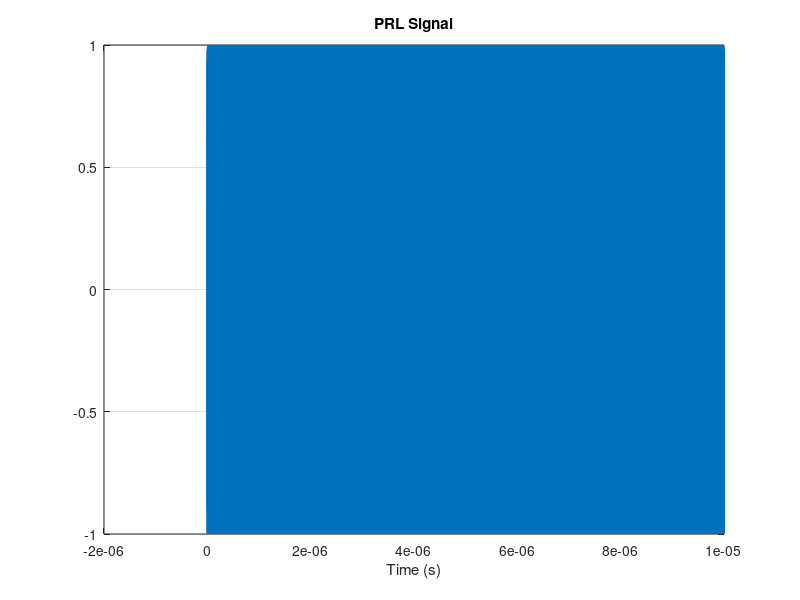
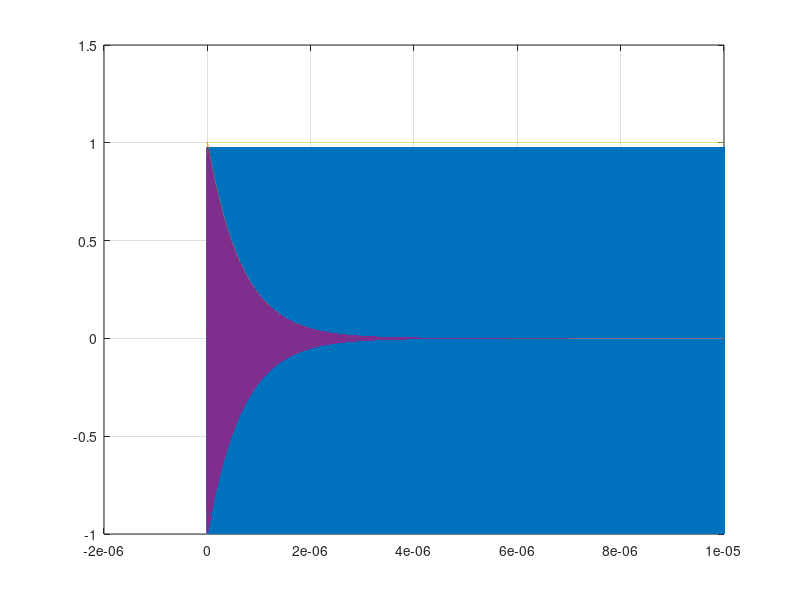

Recreate these plots in MATLAB, in order. (Note: this script raises an error after producing the figures.)
close all;
%clear all; clc;

fc = 2851.3e6;    % Cavity resonate freq
f_prl = 2856e6;   % PRL freq
wc = 2*pi*fc;
q  = 6000;        % Cavity Q
bw = fc/q;        % Cavity BW
fadc = 357e6;     % ADC sample clock
fs = fc*5.5
% fs is picked to be 34x the ADC clk because a high freq is needed
% for the resolution of the RF signals, but also needs to be an integer
% multiple of the ADC clk speed in order to downsample into a simulated
% sampled IF signal for the algorithm 
Ts = 1/fs;
Tadc = 1/fadc;
flo = 2771e6;     % LO freq
t_start = -1e-9;    % x axis start time
t_stop  = 10e-6;     % x axis stop time
t_delay = 0.5e-6;   % Delaying the start of the pulse
t_delay = 0;   % Delaying the start of the pulse
t  = (t_start):(Ts):(t_stop);          % x axis
adc_t = (t_start):(1/fadc):(t_stop);   % ADC CLK x axis

jitter_amt = 100e-12;
jitter_t = (t_start+jitter_amt):(1/fadc):(t_stop+jitter_amt);

% Simulating the phase cavity as a 2nd order bpf
tfcav = tf([wc/q, 0], [1, wc/q, (wc^2)]);
cav_out = impulse(tfcav, t);  % Simulating the cavity ring output
cav_out = cav_out./(max(cav_out));

% Phase reference line signal
PRL_rf  = cos((2*pi*f_prl*(t)) + (0));    % PRL RF

figure();
plot(t, PRL_rf); grid on
title(['PRL Signal']);
xlabel('Time (s)');

% Math representation of the cavity ring output 
tau = 1/(2*pi*bw/2);            % Time constant
rf = cos(2*pi*fc*(t-t_delay));  % 2851MHz ring
y = exp(-(t-t_delay)/tau);      % Cavity exp decay
Ustep = (t >= t_delay);         % Unity step
cav_ring = rf .* Ustep .* y;    % Creating the cavity ring

figure()
plot(t, cav_ring); grid on
plot(t, rf); hold on
plot(t, y);
plot(t, Ustep); 
plot(t, cav_ring); hold off; grid on 

% Math representation of the IF cavity ring output 
f_if = 80.278e6;
tau_if = 1/(2*pi*bw/2);
IF = cos(2*pi*f_if*(t-t_delay));   % 80.278MHz ring
y_if = exp(-(t-t_delay)/tau_if);   % Cavity exp decay
Ustep = (t >= t_delay);            % Delaying the start
cav_ring_if = IF .* Ustep .* y_if;

% LO signal
LO = sin(2*pi*flo*t);

% External BPF
lp_f = 2.841e9;
hp_f = 2.861e9;
lp_w = 2*pi*lp_f;
hp_w = 2*pi*hp_f;
ext_bpf_bw = [lp_w hp_w];
% [ext_bpf_Num, ext_bpf_Den] = butter(3, lp_w, 'low','s');
[ext_bpf_Num, ext_bpf_Den] = butter(6, ext_bpf_bw, 'bandpass','s');
ext_bpf = tf(ext_bpf_Num, ext_bpf_Den);
opt = c2dOptions('Method','matched','FractDelayApproxOrder', 3);
ext_bpfz = c2d(ext_bpf, (Ts), opt);
figure()
P = bodeoptions('cstprefs');
P.Xlim = [2.7, 3.0];
P.FreqUnits = 'GHz';
P.Title.String = 'Ext RF filter';
P.Grid = 'on';
bodeplot(ext_bpf, ext_bpfz, 'x',P);



% figure()
% Q = bodeoptions('cstprefs');
% Q.Xlim = [2.0, 6.0];
% Q.FreqUnits = 'GHz';
% Q.Title.String = 'Ext RF filter';
% Q.Grid = 'on';
% bodeplot(ext_bpfz, 'x',Q);

% ext_bpf_out = filter(ext_bpfz.Num{1}, ext_bpfz.Den{1}, cav_ring);
% ext_bpf_norm = ext_bpf_out/(max(ext_bpf_out));

% figure()
% plot(t, ext_bpf_norm); grid on
% % xlim([t_delay, t_delay+(0.2e-7)]);
% xlabel('Time (s)')
% return

% figure()
% plot(t, cav_ring, 'x'); grid on; hold on;
% plot(t, ext_bpf_norm, 'rx'); hold off;
% % title('Simulated cavity output')
% xlabel('Time (s)')

% ATCA RF input filters
% Simulating a minicircuit LPF, assuming it is 2nd order
lp_f = 3.0e9;
lp_w = 2*pi*lp_f;
lp_zeta = 0.707;
lp_num  = [0, lp_w^2];
lp_den  = [1, (2*lp_zeta*lp_w), lp_w^2];
atca_lp = tf(lp_num, lp_den);
% atca_lpz= c2d(atca_lp, Ts);

% Simulating a minicircuit HPF, assuming it is 2nd order
hp_f = 2.5e9;
hp_w = 2*pi*hp_f;
hp_zeta = lp_zeta;
hp_num  = [1, 0 ,0];
hp_den  = [1, (2*hp_zeta*hp_w), hp_w^2];
atca_hp = tf(hp_num, hp_den);
% atca_hpz= c2d(atca_hp, Ts);

% Combine the LPF and HPF into the BPF TF
atca_bp = atca_lp * atca_hp;
atca_bpz= c2d(atca_bp, Ts);

% ATCA RF bandpass filter generated using matlab filter generator
RF_bpf_f1 = 2.5e9;   % Filter low freq -3dB
RF_bpf_f2 = 3.0e9;   % Filter high freq -3dB
RF_bpf_bw = [RF_bpf_f1*2*pi RF_bpf_f2*2*pi];
[RF_bpf_Num, RF_bpf_Den] = butter(2, RF_bpf_bw, 'bandpass','s');
RF_bpf = tf(RF_bpf_Num, RF_bpf_Den);
RF_bpfz = c2d(RF_bpf, Ts, 'match');

% ATCA IF bandpass filter, simulated as a 3rd order bpf
IF_bpf_f1 = 60e6;
IF_bpf_f2 = 110e6;
IF_bpf_w1 = (IF_bpf_f1*2*pi);
IF_bpf_w2 = (IF_bpf_f2*2*pi);
IF_bpf_bw = [IF_bpf_w1 IF_bpf_w2];
[IF_bpf_Num, IF_bpf_Den] = butter(3, IF_bpf_bw, 'bandpass','s');
IF_bpf  = tf(IF_bpf_Num, IF_bpf_Den);
IF_bpz = c2d(IF_bpf, Ts, 'match');

% =======================================================================
% Varying the beam arrival (t_delay) to see phase changes or varying the cavity 
% frequency.  This will be put into a loop so the affect can be observed
% Assumming copper thermal expansion to be ~2e-5/degC UND temp swing at 
% +/-0.1degC
% =======================================================================
freqOtime = 3;    % Choosing between freq sweep or arrival sweep
% 3 - nothing
% 2 - jitter
% 1 - freq
% 0 - time

jitter_amt = 100e-12;
jitter_t = (t_start+jitter_amt):(1/fadc):(t_stop+jitter_amt);

temp_swing = 0.1;
Cu_thermal = 1.78e-5;
f_swing = temp_swing * Cu_thermal * fc;  % Max cavity freq change base on temp
t_step = 10e-12;

switch freqOtime
case 0  % beam jitter
    t_delay_ary = 0:t_step:10e-12;
    fc_ary = 0;
    loop_size = length(t_delay_ary);
case 1  % freq change
    fc_step = 1;    % Define how many points we want
    fc_ary = 0:(f_swing/fc_step):f_swing;    % Array of freq changes
    fc_ary = 0;
    t_delay_ary = 0;
    loop_size = length(fc_ary);
case 2  % trigger jitter
    jit_step = 10e-9;
    jit_ary = 0*(jit_step):jit_step:10*(jit_step);
    t_delay_ary = 0;
    fc_ary = 0;
    jit_t_ary = zeros(length(jit_ary), length(adc_t));
    IF_jit_ary = zeros(length(jit_ary), length(adc_t));
    PRL_jit_ary = zeros(length(jit_ary), length(adc_t));
    loop_size = length(jit_ary);
case 3
    t_delay_ary = 0;
    fc_ary = 0;
    loop_size = 1;
    jit_t_ary = zeros(length(jit_ary), length(adc_t));

end
% figure(); plot(jit_t_ary); grid on;

% Phase reference line signal
PRL_rf  = cos((2*pi*f_prl*(t)) + (0));    % PRL RF

cav_phi = zeros(1, loop_size);
diff_phi = zeros(1, loop_size);

for i = 1:loop_size
    switch freqOtime
    case 0
        % Step in arrival
        rf = cos(2*pi*fc*(t-(t_delay+t_delay_ary(i))));  % 2851MHz ring
        y = exp(-(t-(t_delay+t_delay_ary(i)))/tau);      % Cavity exp decay
        Ustep = (t >= (t_delay+t_delay_ary(i)));         % Unity step
        cav_ring = rf .* Ustep .* y;    % Creating the cavity ring
        time_delay = (t_delay+t_delay_ary(i))
    case 1
        % Step in freq
        rf = cos(2*pi*(fc+fc_ary(i))*(t-t_delay));  % 2851MHz ring
        y = exp(-(t-t_delay)/tau);      % Cavity exp decay
        Ustep = (t >= t_delay);         % Unity step
        cav_ring = rf .* Ustep .* y;    % Creating the cavity ring
        freq_err = fc_ary(i)
    case 2
        % Step in adc jitter
        rf = cos(2*pi*fc*(t-t_delay));
        y = exp(-(t-t_delay)/tau);      % Cavity exp decay
        Ustep = (t >= t_delay);         % Unity step
        cav_ring = rf .* Ustep .* y;    % Creating the cavity ring
        jitter_amt = jit_ary(i);
        jitter_t = (t_start+jitter_amt):(1/fadc):(t_stop+jitter_amt);
        jit_t_ary(i,:) = jitter_t;
    case 3
        rf = cos(2*pi*fc*(t-t_delay));
        y = exp(-(t-t_delay)/tau);      % Cavity exp decay
        Ustep = (t >= t_delay);         % Unity step
        cav_ring = rf .* Ustep .* y;    % Creating the cavity ring

    end

    % =========================================================================

    ext_bpf_out = filter(ext_bpfz.Num{1}, ext_bpfz.Den{1}, cav_ring);

    % Pass cavity signal through RF BPF
    lp_out = filter(RF_bpfz.Num{1}, RF_bpfz.Den{1}, ext_bpf_out);
    % Downmix
    mixer = LO .* lp_out;
    % IF filter
    IF_rf = filter(IF_bpz.Num{1}, IF_bpz.Den{1}, mixer);
    IF_rf_norm = IF_rf./(max(IF_rf));

    PRL_bpf = filter(RF_bpfz.Num{1}, RF_bpfz.Den{1}, PRL_rf);
    % Downmix
    PRL_mixer = LO .* PRL_bpf;
    % IF filter
    IF_PRL = filter(IF_bpz.Num{1}, IF_bpz.Den{1}, PRL_mixer);
    IF_PRL_norm = IF_PRL./(max(IF_PRL));

    % figure()
    % plot(t, IF_rf_norm); grid on
    % title('Cavity IF after 3rd order butterworth BPF')
    % xlabel('Time (s)')

    % figure()
    % plot(t, IF_PRL_norm); grid on
    % title('PRL IF after 3rd order butterworth BPF')
    % xlabel('Time (s)')

    % figure()
    % meanfreq(IF_rf_norm, fs); hold on;
    % meanfreq(IF_PRL_norm, fs); hold off; grid on
    %%%%%%%%%%%%%%%%%%%%%%%%%%%%%%%%%%%%%%%%%%%%%%%%%%%%%%%%%%

    % Start of the ADC sampled DSP
    % IF_adc = downsample(IF_rf_norm, fs2fadc);
    % PRL_adc = downsample(IF_PRL_norm, fs2fadc);
    IF_adc_inp = interp1(t, IF_rf_norm, adc_t, 'makima');
    PRL_adc_inp = interp1(t, IF_PRL_norm, adc_t, 'makima');
    
    if freqOtime == 2
        IF_adc_jit = interp1(t, IF_rf_norm, jitter_t, 'makima');
        PRL_adc_jit = interp1(t, IF_PRL_norm, jitter_t, 'makima');
        IF_jit_ary(i,:) = IF_adc_jit;
        PRL_jit_ary(i,:) = PRL_adc_jit;
    end

    % T = llrf_demod_types('fixed');
    % input_fixed = cast(PRL_adc, 'like', T.x);

    % [y, scale]  = llrf_demod(input_fixed, T);
    % y           = double(y)/scale;
    % figure()
    % plot(y);


    % figure()
    % plot(adc_t, IF_adc); grid on
    % title('Sampled IF at Fs = 357e6Hz')
    % xlabel('Time (s)')

    IF_adcf = meanfreq(IF_adc_inp, fadc);

    % figure()
    % meanfreq(IF_jit_ary(1,:), fadc); hold on;
    % meanfreq(PRL_jit_ary(1,:), fadc);  hold off; grid on

    %%%%%%%%%%%%%%%%%%%%%%%%%%%%%%%%%%%%%%%%%%%%%%%%%%%%%%%%%%%%
    % Envelope detection
    % Using an asynch full-wave detection
    % wave -> abs -> LPF

    IF_abs = abs(IF_adc_inp);
    ED_f = 1e6/(fadc);   % Filter 3dB f = 1MHz
    ED_w = ED_f*2*pi;
    [ED_lpf_Num, ED_lpf_Den] = butter(1, ED_w, 'low');
    ED_lpf = tf(ED_lpf_Num, ED_lpf_Den);

    ED_out = filtfilt(ED_lpf_Num, ED_lpf_Den, IF_abs);
    ED_norm = ED_out/(max(ED_out));
    IF_shaped = ED_norm .* IF_adc_inp;    
    if freqOtime == 2
        IF_jit_shaped = ED_norm .* IF_jit_ary(i,:);
    end
    
    % figure()
    % plot(adc_t, IF_jit_shaped); grid on
    % title("Shaped cavity signal");
    % xlabel('Time (s)');
    % xlim(['0, 3e-6']);


    % Window threshold        
    switch freqOtime
    case 0  % beam jitter
        window_thres = [0, 9e-6];
    case 1  % freq change
        window_thres = [t_delay, 4e-6];
    case 2  % trigger jitter
        window_thres = [0+jitter_amt, 9e-6+jitter_amt];
    case 3
        window_thres = [t_delay, 4e-6];    
    end

    window_ind(1) = find(adc_t >= window_thres(1), 1);
    window_ind(2) = find(adc_t >= window_thres(2), 1);
    
    if freqOtime == 2
        window_jit(1) = find(jitter_t >= window_thres(1), 1);
        window_jit(2) = find(jitter_t >= window_thres(2), 1);
    end

    % % Sanity checking plots
    % figure()
    % plot(adc_t, IF_adc); hold on
    % plot(adc_t, ED_norm); 
    % plot(adc_t, IF_shaped); hold off; grid on
    % title('Envelope detector output')
    % xlabel('Time (s)')

    % figure()
    % plot(adc_t(1,window_ind(1):window_ind(end)), IF_adc(1,window_ind(1):window_ind(end))); hold on
    % plot(adc_t(1,window_ind(1):window_ind(end)), ED_norm(1,window_ind(1):window_ind(end))); 
    % plot(adc_t(1,window_ind(1):window_ind(end)), IF_shaped(1,window_ind(1):window_ind(end))); hold off; grid on
    % title('Windowed signal')
    % xlabel('Time (s)')

    % figure()
    % plot(adc_t, ED_out); grid on; 

    % Let's add some AWG to our noiseless system
    noise_SNR = -80;
    noise_amp = (10^(noise_SNR/20))*(max(IF_shaped));
    AWG = rand(1, length(adc_t))*noise_amp;
    IF_noised = IF_shaped + AWG;
    if freqOtime == 2
        IF_jit_noised = IF_jit_shaped + AWG;
    end
    %%%%%%%%%%%%%%%%%%%%%%%%%%%%%%%%%%%%%%%%%%%%%%%%%%%%%%%%%%%%
    % DDC LO setup
    Cav_DDC_f = 4.7252e6;    % Cavity RF freq = 2851.3MHz, LO = 2771, and IF is 80.3MHz 
    LLRF_DDC_f = 85e6;    % PRL RF freq = 2856MHz, LO = 2771, and IF is 85MHz 
    Cav_DDC_cos = cos(2*pi*Cav_DDC_f*jit_t_ary(i,:));
    Cav_DDC_sin = sin(2*pi*Cav_DDC_f*jit_t_ary(i,:));

    LLRF_DDC_cos = cos(2*pi*LLRF_DDC_f*adc_t);
    LLRF_DDC_sin = sin(2*pi*LLRF_DDC_f*adc_t);

    % figure()
    % plot(adc_t(1:20), Cav_DDC_cos(1:20)); hold on
    % plot(adc_t(1:20), Cav_DDC_sin(1:20)); hold off; grid on
    % title('Cavity DDC LO');

    % DDC cavity signal
    IF_I = LLRF_DDC_cos .* IF_noised;
    IF_Q = LLRF_DDC_sin .* IF_noised;

    IFN_I = LLRF_DDC_cos .* IF_jit_noised;
    IFN_Q = LLRF_DDC_sin .* IF_jit_noised;

    % DDC PRL signal
    PRL_I = LLRF_DDC_cos .* PRL_adc_jit;
    PRL_Q = LLRF_DDC_sin .* PRL_adc_jit;


    DDC_lpf = 20e6/(fadc);   % Filter 3dB f = 10MHz
    DDC_w = DDC_lpf*2*pi;
    [DDC_lpf_Num, DDC_lpf_Den] = butter(1, DDC_w, 'low');
    DDC_lpf = tf(DDC_lpf_Num, DDC_lpf_Den);

    IF_I_lp = filtfilt(DDC_lpf_Num, DDC_lpf_Den, IF_I);
    IF_Q_lp = filtfilt(DDC_lpf_Num, DDC_lpf_Den, IF_Q);

    PRL_I_lp = filtfilt(DDC_lpf_Num, DDC_lpf_Den, PRL_I);
    PRL_Q_lp = filtfilt(DDC_lpf_Num, DDC_lpf_Den, PRL_Q);

    IFN_I_lp = filtfilt(DDC_lpf_Num, DDC_lpf_Den, IFN_I);
    IFN_Q_lp = filtfilt(DDC_lpf_Num, DDC_lpf_Den, IFN_Q);

    % figure(); plot(adc_t, PRL_I_lp); grid on; hold on;
    % plot(adc_t, PRL_Q_lp); hold off; xlim([0, 2.5e-6])
    
    % figure(); plot(adc_t, IF_Q_lp); grid on; hold on;
    % plot(adc_t, IF_I_lp); hold off; xlim([0, 2.5e-6])

    % figure(); meanfreq(IF_Q_lp, fadc); hold on; meanfreq(Cav_DDC_sin, fadc); hold off;    

    % complex downmix
    CLO = exp(-1i*(2*pi*Cav_DDC_f)*jit_t_ary(i,:));

    DDC_CLO = exp(-1i*(2*pi*LLRF_DDC_f)*jit_t_ary(i,:));
    PRL_IF  = PRL_adc_jit .* DDC_CLO;

    IF_com = IF_I_lp +(IF_Q_lp*1i);

    DC_com = IF_com .* CLO;

    IFdc_I = Cav_DDC_cos .* IF_I_lp;
    IFdc_Q = Cav_DDC_sin .* IF_Q_lp;

    % figure(); plot(adc_t, IFdc_Q); grid on; hold on;
    % plot(adc_t, IFdc_I); hold off; xlim([0, 2.5e-6])

    cav_dc_I = Cav_DDC_cos .* IFN_I_lp;
    cav_dc_Q = Cav_DDC_sin .* IFN_Q_lp;

    % figure(); meanfreq(cav_dc_Q, fadc); hold on; meanfreq(cav_dc_I, fadc); hold off;  xlim([0, 10]);

    Cav_DDC_lpf = 1e2/(fadc);   % Filter 3dB f = 1kHz
    DDC_w = Cav_DDC_lpf*2*pi;
    [Cav_DDC_lpf_Num, Cav_DDC_lpf_Den] = butter(1, DDC_w, 'low');
    Cav_DDC_lpf = tf(Cav_DDC_lpf_Num, Cav_DDC_lpf_Den);

    jit_cav_dc_I = filtfilt(Cav_DDC_lpf_Num, Cav_DDC_lpf_Den, cav_dc_I);
    jit_cav_dc_Q = filtfilt(Cav_DDC_lpf_Num, Cav_DDC_lpf_Den, cav_dc_Q);

    IF_I_lp1 = filtfilt(Cav_DDC_lpf_Num, Cav_DDC_lpf_Den, IFdc_I);
    IF_Q_lp1 = filtfilt(Cav_DDC_lpf_Num, Cav_DDC_lpf_Den, IFdc_Q);

    % figure(); meanfreq(IF_Q_lp1, fadc); hold on; meanfreq(IF_I_lp1, fadc); hold off;

    % figure(); plot(adc_t, IF_Q_lp1); grid on; hold on;
    % plot(adc_t, IF_I_lp1); hold off; xlim([0, 10e-6]);

    jit_cav_phi_plot(i,:) = atan2(jit_cav_dc_Q, jit_cav_dc_I);

    cav_phi_plot(i,:) = atan2(IF_Q_lp, IF_I_lp);
    prl_phi_plot(i,:) = atan2(PRL_Q_lp, PRL_I_lp);

    jit_IF_I_int = sum(jit_cav_dc_I(window_jit(1):window_jit(end)));
    jit_IF_Q_int = sum(jit_cav_dc_Q(window_jit(1):window_jit(end)));

    IF_I_int  = sum(IF_I_lp(1,window_ind(1):window_ind(end)));
    IF_Q_int  = sum(IF_Q_lp(1,window_ind(1):window_ind(end)));
    PRL_I_int = sum(PRL_I_lp(1,window_ind(1):window_ind(end)));
    PRL_Q_int = sum(PRL_Q_lp(1,window_ind(1):window_ind(end)));

    jit_IF_int_phi = atan2(jit_IF_Q_int, jit_IF_I_int);
    PRL_int_phi = atan2(PRL_Q_int, PRL_I_int);
    IF_int_phi  = atan2(IF_Q_int, IF_I_int);
    phi_diff_int = IF_int_phi - PRL_int_phi;

    cav_phi(1,i) = IF_int_phi;
    prl_phi(1,i) = PRL_int_phi;
    diff_phi(1,i) = phi_diff_int;

    PRL_phi = atan2(PRL_Q_lp, PRL_I_lp);
    IF_phi = atan2(IF_Q_lp, IF_I_lp);
    phi_diff = (IF_phi - PRL_phi)/pi;

    % figure()
    % subplot(2,1,1)
    % plot(adc_t(1,window_ind(1):window_ind(end)), PRL_phi(1,window_ind(1):window_ind(end))); grid on
    % title('PRL IF phase')
    % xlabel('Time (s)')
    % subplot(2,1,2)
    % plot(adc_t(1,window_ind(1):window_ind(end)), IF_phi(1,window_ind(1):window_ind(end))); grid on
    % title(['Cavity IF phase delay ' num2str((t_delay+t_delay_ary(i)))])
    % xlabel('Time (s)')

    % figure()
    % subplot(2,1,1)
    % plot(adc_t(1,window_ind(1):window_ind(end)), PRL_adc(1,window_ind(1):window_ind(end))); grid on
    % title('PRL IF signal')
    % xlabel('Time (s)')
    % subplot(2,1,2)
    % plot(adc_t(1,window_ind(1):window_ind(end)), IF_noised(1,window_ind(1):window_ind(end))); grid on
    % title(['Cavity IF delay ' num2str((t_delay+t_delay_ary(i)))])
    % xlabel('Time (s)')
end

figure();
plot(t, IF_rf_norm, 'Linewidth',4); grid on; hold on;
for i = 1:3
    plot(jit_t_ary(i,:), IF_jit_ary(i,:), ':+', 'Linewidth',4); 
end
hold off; xlim([t_delay+(50e-9), t_delay+70e-9]);
legend('Raw waveform', ['clk jitter by ' num2str(jit_ary(1))], ['clk jitter by ' num2str(jit_ary(2))], ['clk jitter by ' num2str(jit_ary(3))])
title('ADC CLK jitter effect');
xlabel('Time (s)');

figure()
plot(jit_t_ary(1,:), jit_cav_phi_plot(1,:)); grid on; hold on;
plot(adc_t, cav_phi_plot(1,:)); hold off

figure()
plot(adc_t, prl_phi_plot(1,:)); grid on

% plot(adc_t, IF_adc_inp); grid on; hold on;
% plot(t, IF_rf_norm);
% plot(jit_t_ary(4,:), IF_jit_ary(4,:), ':.'); hold off; 
% xlim([t_delay, t_delay+80e-9])
% figure();
% plot(adc_t, PRL_adc_inp, '+-'); grid on; hold on;
% plot(jit_t_ary(2,:), PRL_jit_ary(2,:), ':.'); hold off; 
% xlim([0, 40e-9])

return

% Plot a bunch stuff for sanity check
figure()
plot(t, cav_ring, 'x'); grid on;
title('Simulated cavity output')
xlabel('Time (s)')

figure()
plot(t, ext_bpf_out, 'x'); grid on;
title('Ext bpf output')
xlabel('Time (s)')

figure()
plot(t, IF_rf_norm); grid on
title('Cavity IF after 3rd order butterworth BPF')
xlabel('Time (s)')

% if freqOtime
%     figure()
%     for i = 1:(loop_size)
%         plot(adc_t(window_ind(1):window_ind(end)), cav_phi_plot(i,window_ind(1):window_ind(end)));hold on; grid on
%         plot(adc_t(window_ind(1):window_ind(end)), prl_phi_plot(i,window_ind(1):window_ind(end)));
%         title('Cavity phase as cav freq change');
%         xlabel('Time (s)');
%         ylabel('Phase in radian +/-pi');
%     end
%     hold off;
%     figure()
%     plot((fc_ary), cav_phi(1,:)); grid on;
%     title('Cav Freq change vs integrated phase');
%     xlabel('Cavity frequency change (Hz)');
%     ylabel('');
% else
%     figure()
%     plot(((t_delay+t_delay_ary)/(1e-9)), cav_phi, ':.'); grid on; hold on;
%     plot(((t_delay+t_delay_ary)/(1e-9)), prl_phi);
%     title('Integrated cavity phase');
%     xlabel('Time delay (ps)');
%     ylabel('Phase in radian +/-pi');

%     figure()
%     plot(adc_t(window_ind(1):window_ind(end)), cav_phi_plot(1,window_ind(1):window_ind(end)));hold on; grid on
%     plot(adc_t(window_ind(1):window_ind(end)), prl_phi_plot(1,window_ind(1):window_ind(end)));
%     title('Beam arrival vs integrated phase');
%     xlabel('Cavity frequency change (Hz)');
%     ylabel('');
% end
% figure()
% plot(PRL_I_lp(1,window_ind(1):window_ind(end)),PRL_Q_lp(1,window_ind(1):window_ind(end)), 'x'); grid on
% title('PRL I vs Q')

% figure()
% plot(IF_I_lp(1,window_ind(1):window_ind(end)),IF_Q_lp(1,window_ind(1):window_ind(end)), 'x'); grid on
% title('Cavity I vs Q')



% figure()
% plot(adc_t(1,window_ind(1):window_ind(end)), phi_diff(1,window_ind(1):window_ind(end))); grid on
% title('Phase difference normalized by pi')

% ftest = 5e6;
% pi_cycle = 10;
% pt_p_2pi = 2000;
% testx = 0:(2*pi/pt_p_2pi):(pi*(pi_cycle));
% Itest = cos(2*pi*ftest*testx);
% Qtest = sin(2*pi*ftest*testx);

% phi_plot = atan2(Qtest,Itest);
% I_int1 = sum(Itest(1:50));
% Q_int1 = sum(Qtest(1:50));
% I_int2 = sum(Itest(1:150));
% Q_int2 = sum(Qtest(1:150));
% phi_int1 = atan2(Q_int1, I_int1)
% phi_int2 = atan2(Q_int2, I_int2)
% pi_ind = find(testx==pi);


% figure()
% plot(testx, phi_plot); grid on; 

% figure()
% plot(testx(1:pi_ind), Itest(1:pi_ind)); grid on; hold on;
% plot(testx(1:pi_ind), Qtest(1:pi_ind)); hold off;

